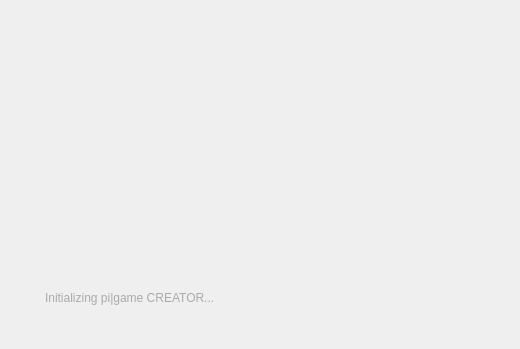
<?xml version="1.0" encoding="UTF-8"?>
<ui version="4.0">
 <class>SplashScreen</class>
 <widget class="QDialog" name="SplashScreen">
  <property name="geometry">
   <rect>
    <x>0</x>
    <y>0</y>
    <width>520</width>
    <height>349</height>
   </rect>
  </property>
  <property name="windowTitle">
   <string>Dialog</string>
  </property>
  <widget class="QLabel" name="label">
   <property name="geometry">
    <rect>
     <x>0</x>
     <y>0</y>
     <width>513</width>
     <height>345</height>
    </rect>
   </property>
   <property name="text">
    <string>&lt;!DOCTYPE HTML PUBLIC &quot;-//W3C//DTD HTML 4.0//EN&quot; &quot;http://www.w3.org/TR/REC-html40/strict.dtd&quot;&gt;
&lt;html&gt;&lt;head&gt;&lt;meta name=&quot;qrichtext&quot; content=&quot;1&quot; /&gt;&lt;style type=&quot;text/css&quot;&gt;
p, li { white-space: pre-wrap; }
&lt;/style&gt;&lt;/head&gt;&lt;body style=&quot; font-family:'MS Shell Dlg 2'; font-size:8.25pt; font-weight:400; font-style:normal;&quot;&gt;
&lt;p style=&quot; margin-top:0px; margin-bottom:0px; margin-left:0px; margin-right:0px; -qt-block-indent:0; text-indent:0px;&quot;&gt;&lt;img src=&quot;:/IDE/RES/splash.png&quot; /&gt;&lt;/p&gt;&lt;/body&gt;&lt;/html&gt;</string>
   </property>
  </widget>
  <widget class="QLabel" name="splashLabel">
   <property name="geometry">
    <rect>
     <x>45</x>
     <y>290</y>
     <width>425</width>
     <height>16</height>
    </rect>
   </property>
   <property name="styleSheet">
    <string notr="true">color: #aaa;</string>
   </property>
   <property name="text">
    <string>Initializing pi|game CREATOR...</string>
   </property>
  </widget>
 </widget>
 <resources/>
 <connections/>
</ui>
